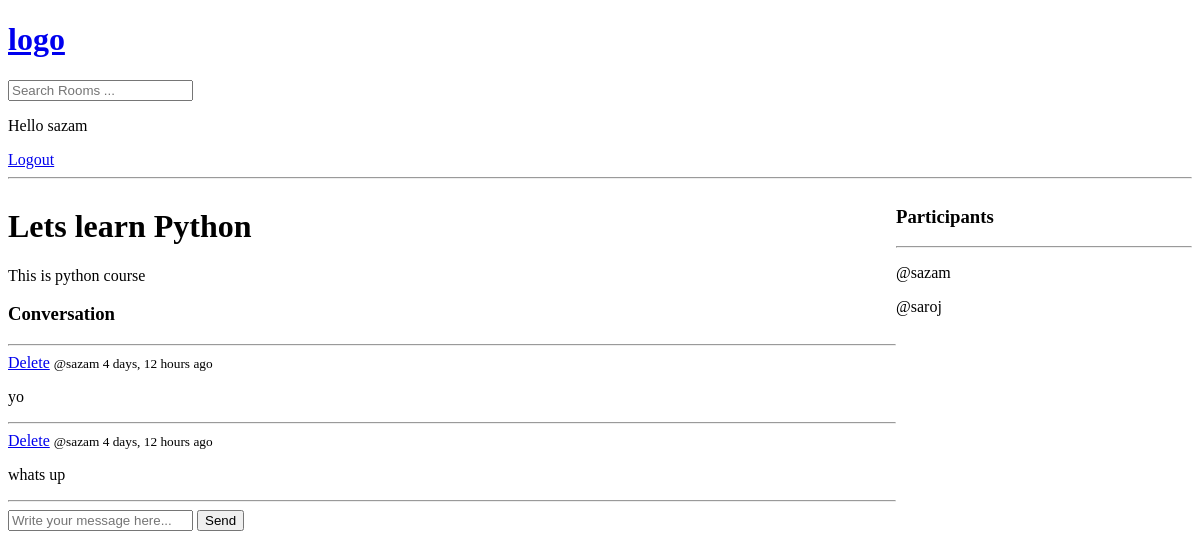
The page /room/2/ (signed in) on the database as committed earlier.
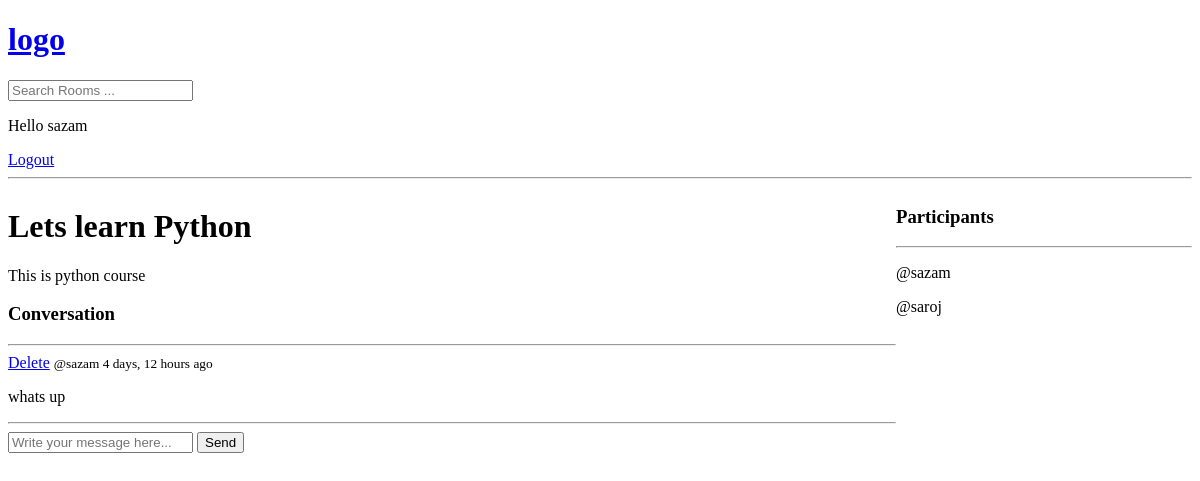
The same page on the database as committed later.
### core/models.py (models this page shows, shortened)
class Message(models.Model):
    user=models.ForeignKey(User,on_delete=models.CASCADE)
    room=models.ForeignKey(Room,on_delete=models.CASCADE)
    body =models.TextField()
    updated= models.DateTimeField(auto_now=True)
    created=models.DateTimeField(auto_now_add=True)

### core/views.py (the view, shortened to what this page needs)
# urls.py: path('room/<str:pk>/',views.room,name='room'),
def room(request,pk):
    room=Room.objects.get(id=pk)
    room_messages=room.message_set.all().order_by('-created')
    participants=room.participants.all()
    context={'room':room,'room_messages':room_messages,'participants':participants}
    return render(request,'core/room.html',context)

### core/templates/core/room.html (shortened to what this page needs)
{% extends 'main.html' %}
{% block content %}
<div class="room-container">
    <div>
        <h1>{{room.name}}</h1>
        <p>{{room.description}}</p>
        <div class="comment-wrapper">
            <h3>Conversation</h3>
            <hr>
            {% for message in room_messages %}
                <div>
                    {% if request.user == message.user %}
                        <a href="{% url 'delete-message' message.id %}">Delete</a>
                    {% endif %}
                    <small>@{{message.user}} {{message.created|timesince}} ago</small>
                    <p>{{message.body}}</p>
                    <hr>
                </div>
            {% endfor %}
        </div>
        {% if request.user.is_authenticated %}
            <div class="comment-form">
                <form method="POST" action="">
                    <input type="text" name="body" placeholder="Write your message here..."/>
                    <button type="submit">Send</button>
                </form>
            </div>
        {% endif %}
    </div>
    <div>
        <h3>Participants</h3>
        <hr>
        {% for user in participants %}
            <div>
                <p>@{{user.username}}</p>
            </div>
        {% endfor %}
    </div>
</div>
{% endblock content %}

### templates/navbar.html
<a href="/">
    <h1>
        logo
    </h1>
</a>
<form method="GET" action="{% url 'home' %}">
    <input type="text" name="q" placeholder="Search Rooms ...">
</form>
{% if request.user.is_authenticated %}
<p>Hello {{request.user}}</p>
<a href="{% url 'logout' %}">Logout</a>
{% else %}
<a href="{% url 'login' %}">Login</a>
{% endif %}
<hr>

Rows that differ between the two databases and show on the page:
removed Message: shows "Delete", user "sazam", created "4 days, 12 hours", body "yo"
